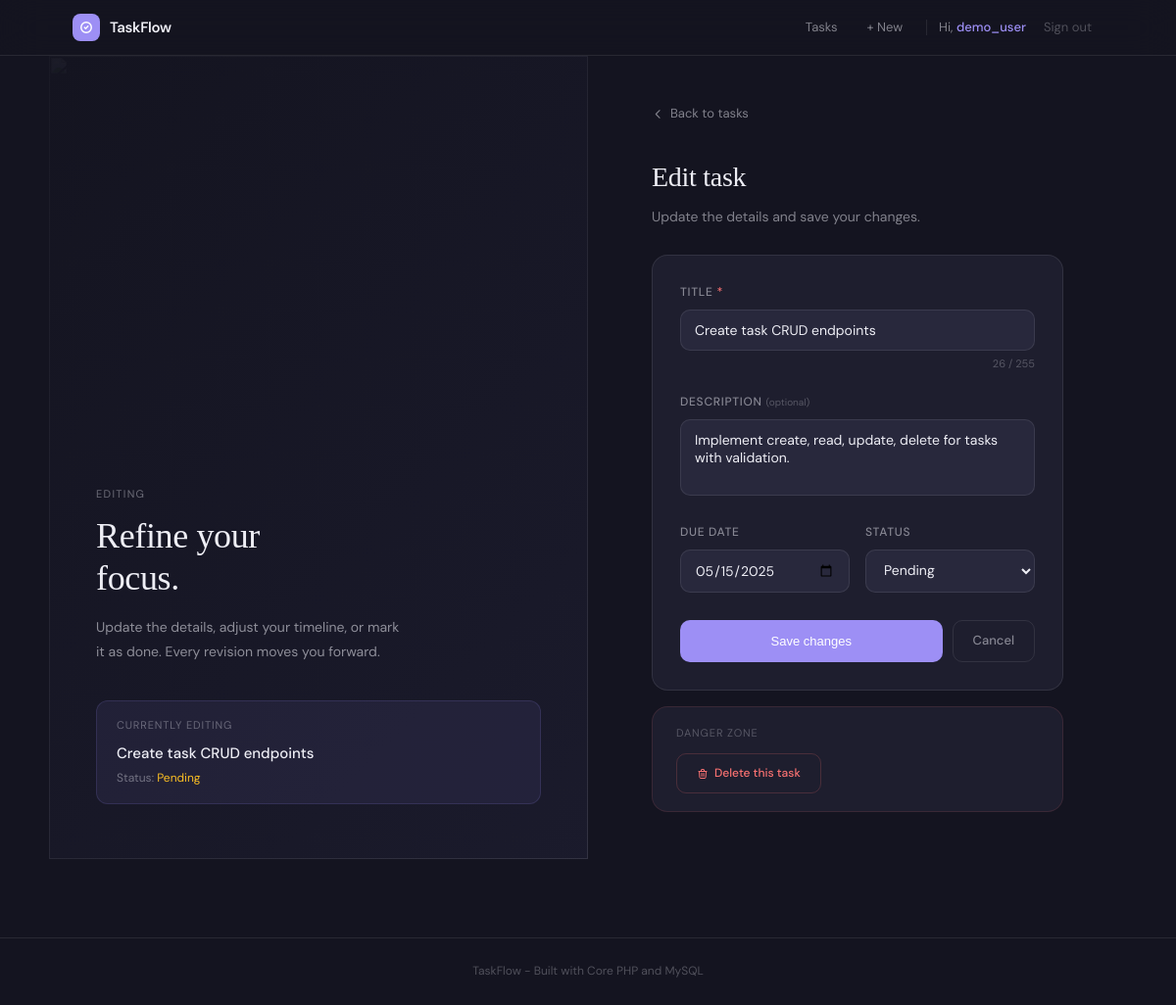
The page /tasks/edit?id=4 (signed in) on the database its author committed.
### tables this page shows
CREATE TABLE tasks (
    id INT AUTO_INCREMENT PRIMARY KEY,
    user_id INT NOT NULL,                             
    title VARCHAR(255) NOT NULL,
    description TEXT,
    due_date DATE,
    status ENUM('pending', 'completed') DEFAULT 'pending',
    created_at TIMESTAMP DEFAULT CURRENT_TIMESTAMP,
    FOREIGN KEY (user_id) REFERENCES users(id) ON DELETE CASCADE
);

### controllers/TaskController.php (called while the page is built, shortened)
<?php
require_once __DIR__ . '/../models/Task.php';
require_once __DIR__ . '/../config/db.php';
class TaskController {
    private Task $taskModel;
    public function __construct() {
        $this->taskModel = new Task();
    }
    public function edit(): void {
        $id     = (int) ($_GET['id'] ?? 0);
        $userId = (int) $_SESSION['user_id'];
        $task = $this->taskModel->getById($id, $userId);
        [$success, $error] = $this->consumeFlash();
        $this->renderView('tasks/edit', [
            'task'      => $task,
            'errors'    => [],
            'success'   => $success,
            'error'     => $error,
            'pageTitle' => 'Edit Task',
        ]);
    }
    private function consumeFlash(): array {
        $success = $error = null;
        if (!empty($_SESSION['flash'])) {
            $flash = $_SESSION['flash'];
            if ($flash['type'] === 'success') $success = $flash['message'];
            else                              $error   = $flash['message'];
        }
        return [$success, $error];
    }
    private function renderView(string $view, array $data = []): void {
        extract($data);
        require __DIR__ . '/../views/' . $view . '.php';
        require __DIR__ . '/../views/layouts/main.php';
    }
}

### config/db.php (called while the page is built, shortened)
<?php
function getDB(): PDO {
    static $pdo = null;
    if ($pdo === null) {
        $dsn = "mysql:host=" . DB_HOST . ";dbname=" . DB_NAME . ";charset=" . DB_CHARSET;
        $options = [
            PDO::ATTR_ERRMODE            => PDO::ERRMODE_EXCEPTION,
            PDO::ATTR_DEFAULT_FETCH_MODE => PDO::FETCH_ASSOC,
            PDO::ATTR_EMULATE_PREPARES   => false,
        ];
        try {
            $pdo = new PDO($dsn, DB_USER, DB_PASS, $options);
        } catch (PDOException $e) {
            error_log('[DB ERROR] ' . $e->getMessage());
            die('Database connection failed. Please check config/db.php');
        }
    }
    return $pdo;
}

### models/Task.php (called while the page is built, shortened)
<?php
require_once __DIR__ . '/../config/db.php';
class Task {
    private PDO $db;
    public function __construct() {
        $this->db = getDB();
    }
    public function getById(int $id, int $userId): array|false {
        $stmt = $this->db->prepare('SELECT * FROM tasks WHERE id = :id AND user_id = :user_id LIMIT 1');
        $stmt->execute([':id' => $id, ':user_id' => $userId]);
        return $stmt->fetch();
    }
}

### views/tasks/edit.php (the view, shortened to what this page needs)
<div style="display:grid;grid-template-columns:1fr 1fr;min-height:calc(100vh - 56px);margin:-40px -24px;gap:0">
    <div style="position:relative;overflow:hidden;display:none" id="edit-panel">
        <img src="https://images.unsplash.com/photo-1455390582262-044cdead277a?auto=format&fit=crop&w=900&q=85"
             alt="" style="position:absolute;inset:0;width:100%;height:100%;object-fit:cover;opacity:.4">
        <div style="position:absolute;inset:0;background:linear-gradient(135deg,rgba(20,20,32,.92) 0%,rgba(30,30,50,.65) 100%)"></div>
        <div style="position:absolute;inset:0;display:flex;flex-direction:column;justify-content:flex-end;padding:56px 48px">
            <p style="font-size:11px;letter-spacing:.12em;text-transform:uppercase;color:rgba(238,238,245,.4);margin-bottom:12px">Editing</p>
            <h2 style="font-size:36px;font-weight:400;line-height:1.2;color:#EEEEF5">Refine your<br>focus.</h2>
            <p style="margin-top:16px;font-size:14px;color:rgba(238,238,245,.55);line-height:1.8;max-width:320px">Update the details, adjust your timeline, or mark it as done. Every revision moves you forward.</p>
            <div style="margin-top:36px;background:rgba(157,143,245,.08);border:1px solid rgba(157,143,245,.15);border-radius:12px;padding:16px 20px">
                <p style="font-size:11px;letter-spacing:.08em;text-transform:uppercase;color:rgba(238,238,245,.35);margin-bottom:8px">Currently editing</p>
                <p style="font-size:15px;font-weight:500;color:#EEEEF5;white-space:nowrap;overflow:hidden;text-overflow:ellipsis">
                    <?= htmlspecialchars($task['title'], ENT_QUOTES, 'UTF-8') ?>
                </p>
                <p style="font-size:12px;margin-top:4px;color:rgba(238,238,245,.4)">
                    Status: <span style="color:<?= $task['status']==='completed' ? 'var(--success)' : 'var(--warning)' ?>"><?= ucfirst($task['status']) ?></span>
                </p>
            </div>
        </div>
    </div>
    <div style="display:flex;align-items:center;justify-content:center;padding:48px 40px;overflow-y:auto">
        <div class="fade-up" style="width:100%;max-width:420px">
            <a href="/tasks" style="display:inline-flex;align-items:center;gap:6px;font-size:13px;color:var(--muted);text-decoration:none;margin-bottom:32px;transition:color .2s"
               onmouseover="this.style.color='var(--accent)'" onmouseout="this.style.color='var(--muted)'">
                <svg width="13" height="13" fill="none" viewBox="0 0 24 24" stroke="currentColor" stroke-width="2">
                    <path stroke-linecap="round" stroke-linejoin="round" d="M15 19l-7-7 7-7"/>
                </svg>
                Back to tasks
            </a>
            <div style="margin-bottom:28px">
                <h1 style="font-size:28px;color:var(--text)">Edit task</h1>
                <p style="font-size:14px;color:var(--muted);margin-top:6px">Update the details and save your changes.</p>
            </div>
            <div class="card" style="padding:28px;margin-bottom:16px">
                <form method="POST" action="/tasks/update" novalidate>
                    <div style="margin-bottom:20px">
                        <label style="display:block;font-size:12px;font-weight:500;letter-spacing:.06em;text-transform:uppercase;color:var(--muted);margin-bottom:8px" for="edit-title">
                            Title <span style="color:var(--danger)">*</span>
                        </label>
                        <input class="field" id="edit-title" type="text" name="title" required maxlength="255"
                               value="<?= htmlspecialchars($task['title'], ENT_QUOTES, 'UTF-8') ?>"
                               placeholder="What needs to be done?">
                        <p style="font-size:11px;color:var(--dim);text-align:right;margin-top:5px" id="edit-count">0 / 255</p>
                    </div>
                    <div style="margin-bottom:20px">
                        <label style="display:block;font-size:12px;font-weight:500;letter-spacing:.06em;text-transform:uppercase;color:var(--muted);margin-bottom:8px" for="edit-desc">
                            Description <span style="font-size:10px;font-weight:400;text-transform:none;letter-spacing:0;color:var(--dim)">(optional)</span>
                        </label>
                        <textarea class="field" id="edit-desc" name="description" rows="3"
                                  placeholder="Add notes or context..."><?= htmlspecialchars($task['description'] ?? '', ENT_QUOTES, 'UTF-8') ?></textarea>
                    </div>
                    <div style="display:grid;grid-template-columns:1fr 1fr;gap:16px;margin-bottom:28px">
                        <div>
                            <label style="display:block;font-size:12px;font-weight:500;letter-spacing:.06em;text-transform:uppercase;color:var(--muted);margin-bottom:8px" for="edit-due">
                                Due Date
                            </label>
                            <input class="field" id="edit-due" type="date" name="due_date"
                                   value="<?= htmlspecialchars($task['due_date'] ?? '', ENT_QUOTES, 'UTF-8') ?>">
                        </div>
                        <div>
                            <label style="display:block;font-size:12px;font-weight:500;letter-spacing:.06em;text-transform:uppercase;color:var(--muted);margin-bottom:8px" for="edit-status">
                                Status
                            </label>
                            <select class="field" id="edit-status" name="status">
                                <option value="pending"   <?= $task['status']==='pending'   ? 'selected' : '' ?>>Pending</option>
                            </select>
                        </div>
                    </div>
                    <div style="display:flex;gap:10px">
                        <button id="edit-submit" type="submit" class="btn btn-primary" style="flex:1;justify-content:center">Save changes</button>
                        <a href="/tasks" class="btn btn-ghost">Cancel</a>
                    </div>
                </form>
            </div>
            <div class="card" style="padding:18px 24px;border-color:rgba(248,113,113,.12)">
                <p style="font-size:11px;letter-spacing:.08em;text-transform:uppercase;color:var(--dim);margin-bottom:12px">Danger zone</p>
                <a href="/tasks/delete?id=<?= (int) $task['id'] ?>"
                   onclick="return confirm('Delete this task permanently?')"
                   class="btn btn-danger-ghost">
                    <svg width="12" height="12" fill="none" viewBox="0 0 24 24" stroke="currentColor" stroke-width="2">
                        <path stroke-linecap="round" stroke-linejoin="round" d="M19 7l-.867 12.142A2 2 0 0116.138 21H7.862a2 2 0 01-1.995-1.858L5 7m5 4v6m4-6v6m1-10V4a1 1 0 00-1-1h-4a1 1 0 00-1 1v3M4 7h16"/>
                    </svg>
                    Delete this task
                </a>
            </div>
        </div>
    </div>
</div>

### views/layouts/main.php (style rules this page uses)
*, *::before, *::after { box-sizing: border-box; margin: 0; padding: 0; }
:root { --bg: #141420; --surface: #1E1E2E; --raised: #28283C; --border: rgba(255,255,255,0.09); --border-h: rgba(157,143,245,0.40); --text: #EEEEF5; --muted: rgba(238,238,245,0.50); --dim: rgba(238,238,245,0.28); --accent: #9D8FF5; --accent-h: #8B7DE8; --success: #4ADE80; --warning: #FBBF24; --danger: #F87171; }
html { font-family: 'DM Sans', -apple-system, sans-serif; background: var(--bg); color: var(--text); min-height: 100vh; }
body { min-height: 100vh; line-height: 1.6; -webkit-font-smoothing: antialiased; }
h1, h2, h3 { font-family: 'Cormorant', Georgia, serif; font-weight: 400; letter-spacing: -.01em; }
.card { background: var(--surface); border: 1px solid var(--border); border-radius: 16px; }
.btn { display: inline-flex; align-items: center; gap: 6px; padding: 10px 20px; border-radius: 10px; font-size: 13px; font-weight: 500; cursor: pointer; border: none; transition: all .2s; text-decoration: none; }
.btn-primary { background: var(--accent); color: #fff; }
.btn-ghost { background: transparent; color: var(--muted); border: 1px solid var(--border); }
.btn-danger-ghost { background: transparent; color: var(--danger); border: 1px solid rgba(248,113,113,.2); font-size: 12px; }
.field { width: 100%; padding: 11px 14px; background: var(--raised); border: 1px solid var(--border); border-radius: 10px; color: var(--text); font-size: 14px; font-family: inherit; transition: border-color .2s, box-shadow .2s; }
.field::placeholder { color: var(--dim); }
select.field { cursor: pointer; }
select.field option { background: #1C1C21; }
textarea.field { resize: none; }
.fade-up { animation: fadeUp .4s ease both; }

### views/tasks/edit.php (style rules this page uses)
@media (min-width: 860px) { #edit-panel { display: block !important; } }

### rows shown on the page
tasks: title "Create task CRUD endpoints", status "Pending", description "Implement create, read, update, delete for tasks with validation.", due_date "05/15/2025"

### other values the page prints
$username "demo_user"
